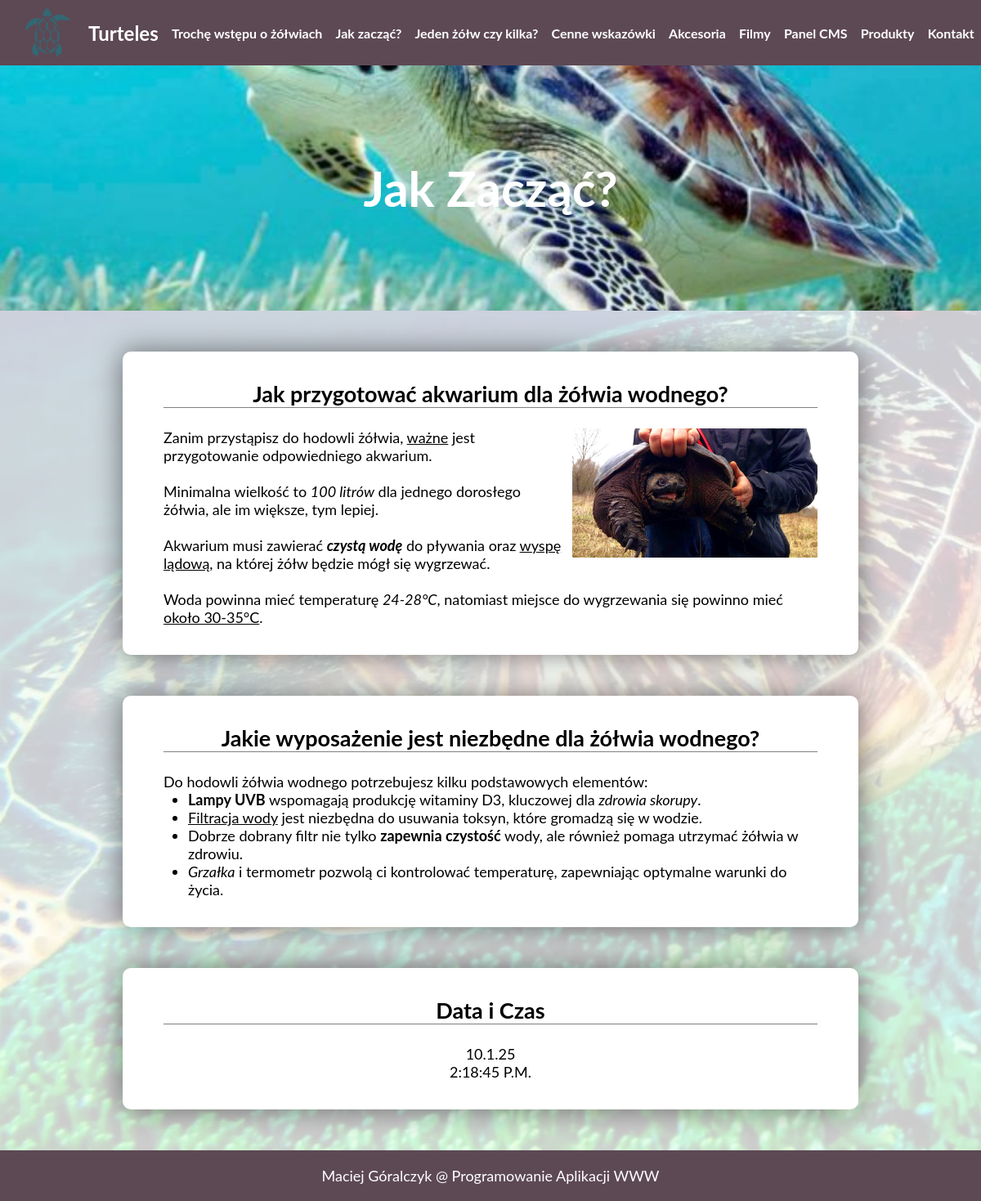
Screenshot of /index.php?idp=jakzaczac with the database file from the repository.
### tables this page shows
CREATE TABLE `pages` (
  `ID` int(11) NOT NULL,
  `Title` varchar(255) NOT NULL,
  `Content` text NOT NULL,
  `Status` int(1) NOT NULL
);

### index.php (the view, shortened to what this page needs)
<!DOCTYPE html>
<html lang="pl">
<head>
    <link rel="stylesheet" href="css/styles.css"/>
    <link rel="stylesheet" href="css/contact.css"/>
</head>
<body onload="start()">
    <nav>
        <ul>
            <div class="logo">
                <img src="images/logo.png" alt="">
                <b>Turteles</b>
            </div>
            <li><a href="index.php">Trochę wstępu o żółwiach</a></li>
            <li><a href="index.php?idp=jakzaczac">Jak zacząć?</a></li>
            <li><a href="index.php?idp=jedenczykilka">Jeden żółw czy kilka?</a></li>
            <li><a href="index.php?idp=wskazowki">Cenne wskazówki</a></li>
            <li><a href="index.php?idp=akcesoria">Akcesoria</a></li>
            <li><a href="index.php?idp=filmy">Filmy</a></li>
            <li><a href="index.php?idp=panel_cms">Panel CMS</a></li>
            <li><a href="index.php?idp=produkty/pokaz_produkty">Produkty</a></li>
            <li><a href="index.php?idp=kontakt">Kontakt</a></li>
        </ul>
    </nav>
    <?php
        include('php/cfg.php');
        if (isset($_GET['idp']))
        {
            $id_clear = htmlspecialchars($_GET['idp']);
            $query = 'SELECT * FROM pages WHERE Title = "'.$id_clear.'" LIMIT 1';
            $result = mysqli_query($connection, $query);
            $row = mysqli_fetch_array($result);
            echo $row['Content'];
        }
        else
            include('php/wstep.php');
    ?>
    <footer>
        Maciej Góralczyk @ Programowanie Aplikacji WWW
    </footer>
</body>
</html>

### css/styles.css (style rules this page uses)
* { margin: 0; padding: 0; box-sizing: border-box; }
body { margin-top: 80px; font-family: 'Lato', sans-serif; min-height: 90vh; display: flex; flex-direction: column; background-image: url("../images/tlo.webp"); background-repeat: no-repeat; background-size: cover; background-attachment: fixed; }
nav { position: fixed; top: 0; left: 0; width: 100%; color: white; z-index: 10; }
.logo { display: flex; align-items: center; font-size: 24px; }
.logo img { width: 100px; padding: 20px; }
nav ul { display: flex; justify-content: space-around; align-items: center; height: 80px; background-color: #5D4954; }
nav ul li { list-style: none; }
nav ul li a { color: white; text-decoration: none; font-weight: bold; }
.banner { width: 100%; height: 300px; display: flex; flex-direction: column; justify-content: space-around; align-items: center; background-position: top -200px right 0; background-repeat: no-repeat; background-size: cover; font-size: 30px; overflow: hidden; z-index: -1; color: white; }
.banner img { width: 100%; }
.banner h1 { position: absolute; top: auto; }
.container { display: flex; flex-direction: column; align-items: center; justify-content: center; }
article:first-child { margin-top: 50px; }
article { padding: 35px 50px 35px 50px; width: 75%; font-size: 18px; border-radius: 10px; box-shadow: 0 0 35px rgba(0, 0, 0, 0.5); margin-bottom: 50px; transition: all .2s ease-in-out; background-color: white; }
.floating-right { float: right; margin-left: 10px; }
article li { margin-left: 30px; }
article h1 { text-align: center; margin-bottom: 25px; border-bottom: 1px solid grey; }
.article-image { color: grey; font-size: 14px; text-align: center; }
.date-and-time { text-align: center; }
footer { padding: 20px; background-color: #5D4954; text-align: center; font-size: 18px; margin-top: auto; color: white; }

### rows the page displays
pages: Content (picture), Content "Jak Zacząć? Jak przygotować akwarium dla żółwia wodnego? Zanim przystąpisz do hodowli żółwia, ważne jest przygotowanie odpowiedniego akwarium. Minimalna wielkość to 100 litrów dla jednego dorosłego żółwia, ale im większe, tym lepiej. Akwarium musi zawierać czystą wodę do pływania oraz wyspę lądową , na której żółw będzie mógł się wygrzewać. Woda powinna mieć temperaturę 24-28°C , natomiast miejsce do wygrzewania się powinno mieć około 30-35°C . Jakie wyposażenie jest niezbędne dla żółwia wodnego? Do hodowli żółwia wodnego potrzebujesz kilku podstawowych elementów: Lampy UVB wspomagają produkcję witaminy D3, kluczowej dla zdrowia skorupy . Filtracja wody jest niezbędna do usuwania toksyn,…"
